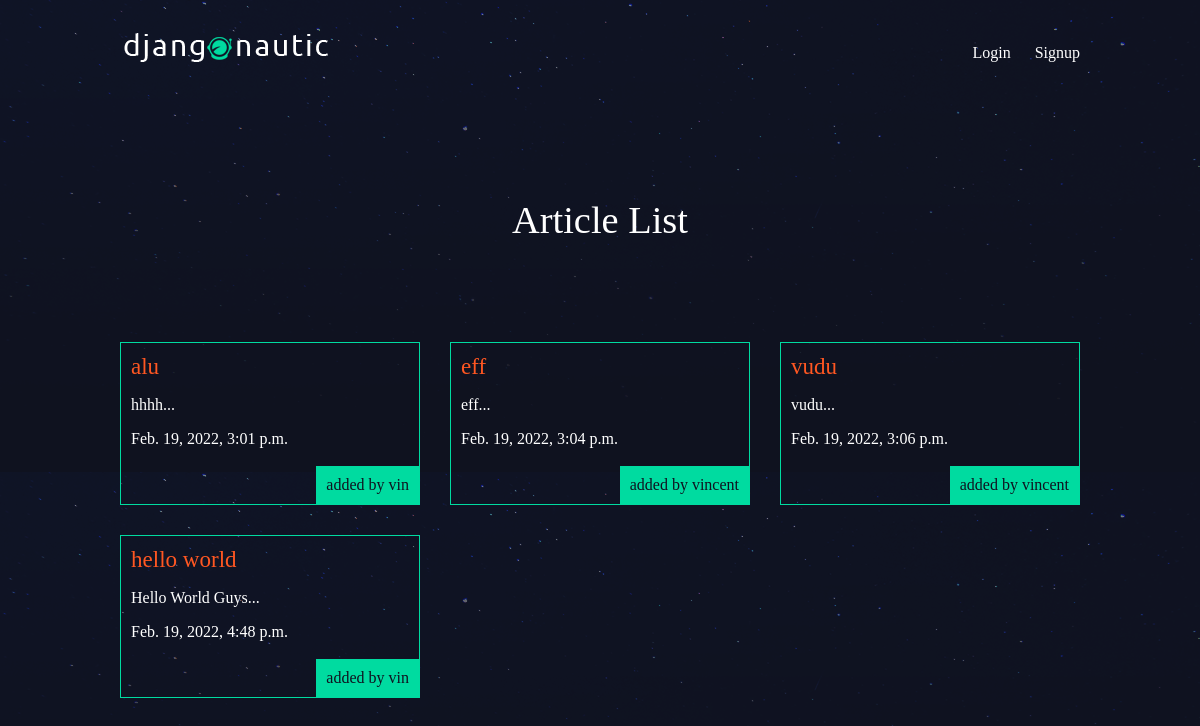
The page / on the database its author committed.
### articles/models.py (models this page shows, shortened)
class Article(models.Model):
    title = models.CharField(max_length=100)
    slug = models.SlugField()
    body = models.TextField()
    date = models.DateTimeField(auto_now_add=True)
    thumb = models.ImageField(default='default.png', blank=True)
    author = models.ForeignKey(User, default=None, on_delete=models.CASCADE)
    def snippet(self):
        return f"{self.body[:50]}..."

### articles/views.py (the view)
# urls.py: path('', views.articles_list, name="list"),
def articles_list(request):
    articles = Article.objects.all().order_by('date')
    return render(request, 'articles/article_list.html', {'articles': articles})

### articles/templates/articles/article_list.html
{% extends 'base_layout.html' %}
{% block content %}
<h1 id="title">Article List</h1>
<div class="articles">
    {% for article in articles %}
        <div class="article">
            <h2><a href="{% url 'articles:detail' slug=article.slug %}">{{ article.title }}</a></h2>
            <p>{{ article.snippet }}</p>
            <p>{{ article.date }}</p>
            <p class="author">added by {{ article.author.username }}</p>
       </div>
    {% endfor %}
<div>
{% endblock content %}

### assets/style.css (style rules this page uses)
body { background-color: #0f121f; background-image: url('stars.png'); background-repeat-y: no-repeat; color: #fff; }
body * { font-family: Ubuntu; }
h1, h2, h3, h4, h5 { font-weight: normal; margin: 0; }
a, a:hover, a:visited { color:#fff; text-decoration: none; }
div.wrapper h1 { text-align: center; margin: 100px auto; font-size: 2.4em; }
.articles { display: grid; grid-template-columns: 1fr 1fr 1fr; grid-gap: 30px; }
.article { padding: 10px; border: 1px solid #00dba0; position: relative; padding-bottom: 40px; }
.articles h2 a { font-size: 1.2em; color: #ff5722; }
.article h2 { font-size: 1.2em; color: #ff5722; }
.article .author { padding: 10px; background: #00dba0; position: absolute; right: 0; bottom: 0; margin: 0; color: #0f121f; }

### rows shown on the page
Article: title "alu", snippet "hhhh...", date "Feb. 19, 2022, 3:01 p.m.", author.username "vin"
Article: title "eff", snippet "eff...", date "Feb. 19, 2022, 3:04 p.m.", author.username "vincent"
Article: title "vudu", snippet "vudu...", date "Feb. 19, 2022, 3:06 p.m.", author.username "vincent"
Article: title "hello world", snippet "Hello World Guys...", date "Feb. 19, 2022, 4:48 p.m.", author.username "vin"
